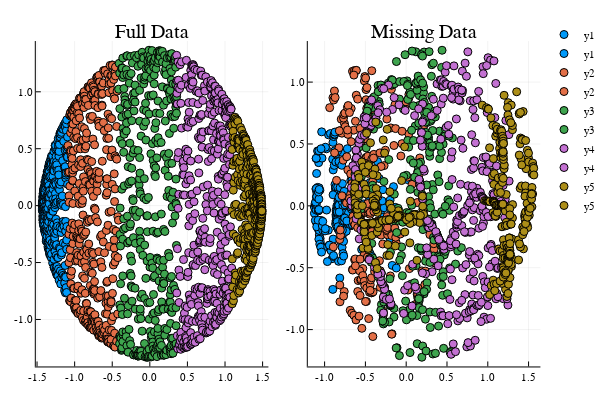

The code cell stored with this chart in its notebook:
### Markdown cell above
Now let us look at the following interactive widget to see how MR-Missing performs. To do tis pick the manifold tat we want to use. The code will then generate 2000 data points on the manfiold. It will then compute a 2 dimensional representation usiong Isomap. Then it will throw away 40% of the data then compute the 2 dimensional representation using MR-Missing.

### Code cell
using Interact, MRMissing, Plots
plotly()

@manipulate for Manifold in [5]
    n = 2000
    f = 0.4
    
    S = gendata(n,5)
    A = copy(S)
    Q = (rand(size(S)) .> f).^2

    X = Isomap(S,30,2)
    Dmin = MR_Missing(A,Q,30)
    Dmani = MRMissing.apsp(Dmin)
    Xm = mds(Dmani,2)

    
    p = sortperm(X[:,1])
    
    P3 = X[p,:]
    P2 = Xm[p,:]
    
    im1 = scatter(P3[1:400,1], P3[1:400,2])
    im1 = scatter!(P3[401:800,1], P3[401:800,2])
    im1 = scatter!(P3[801:1200,1], P3[801:1200,2])
    im1 = scatter!(P3[1201:1600,1], P3[1201:1600,2])
    im1 = scatter!(P3[1601:end,1], P3[1601:end,2], title = "Full Data")
    
    im2 = scatter(P2[1:400,1], P2[1:400,2])
    im2 = scatter!(P2[401:800,1], P2[401:800,2])
    im2 = scatter!(P2[801:1200,1], P2[801:1200,2])
    im2 = scatter!(P2[1201:1600,1], P2[1201:1600,2])
    im2 = scatter!(P2[1601:end,1], P2[1601:end,2], title = "Missing Data")
    
    p = [im1,im2]
    plot(p...,layout=2)
end

### Figure 1 — Plotly figure (JSON) as saved in the notebook; plotly's stock layout.template omitted (floating-point values rounded to 4 significant figures; data arrays with more than 128 entries replaced by an {"elided": "..."} marker saying what was removed)
{"data": [{"colorbar": {"title": ""}, "hoverinfo": "text", "legendgroup": "y1", "marker": {"color": "rgba(0, 154, 250, 1.000)", "line": {"color": "rgba(0, 0, 0, 1.000)", "width": 1}, "size": 8, "symbol": "circle"}, "mode": "markers", "name": "y1", "showlegend": true, "text": {"elided": "400 null values"}, "type": "scatter", "x": {"elided": "400 float values"}, "xaxis": "x1", "y": {"elided": "400 float values"}, "yaxis": "y1"}, {"colorbar": {"title": ""}, "hoverinfo": "text", "legendgroup": "y2", "marker": {"color": "rgba(227, 111, 71, 1.000)", "line": {"color": "rgba(0, 0, 0, 1.000)", "width": 1}, "size": 8, "symbol": "circle"}, "mode": "markers", "name": "y2", "showlegend": true, "text": {"elided": "400 null values"}, "type": "scatter", "x": {"elided": "400 float values"}, "xaxis": "x1", "y": {"elided": "400 float values"}, "yaxis": "y1"}, {"colorbar": {"title": ""}, "hoverinfo": "text", "legendgroup": "y3", "marker": {"color": "rgba(62, 164, 78, 1.000)", "line": {"color": "rgba(0, 0, 0, 1.000)", "width": 1}, "size": 8, "symbol": "circle"}, "mode": "markers", "name": "y3", "showlegend": true, "text": {"elided": "400 null values"}, "type": "scatter", "x": {"elided": "400 float values"}, "xaxis": "x1", "y": {"elided": "400 float values"}, "yaxis": "y1"}, {"colorbar": {"title": ""}, "hoverinfo": "text", "legendgroup": "y4", "marker": {"color": "rgba(195, 113, 210, 1.000)", "line": {"color": "rgba(0, 0, 0, 1.000)", "width": 1}, "size": 8, "symbol": "circle"}, "mode": "markers", "name": "y4", "showlegend": true, "text": {"elided": "400 null values"}, "type": "scatter", "x": {"elided": "400 float values"}, "xaxis": "x1", "y": {"elided": "400 float values"}, "yaxis": "y1"}, {"colorbar": {"title": ""}, "hoverinfo": "text", "legendgroup": "y5", "marker": {"color": "rgba(172, 142, 24, 1.000)", "line": {"color": "rgba(0, 0, 0, 1.000)", "width": 1}, "size": 8, "symbol": "circle"}, "mode": "markers", "name": "y5", "showlegend": true, "text": {"elided": "400 null values"}, "type": "scatter", "x": {"elided": "400 float values"}, "xaxis": "x1", "y": {"elided": "400 float values"}, "yaxis": "y1"}, {"colorbar": {"title": ""}, "hoverinfo": "text", "legendgroup": "y1", "marker": {"color": "rgba(0, 154, 250, 1.000)", "line": {"color": "rgba(0, 0, 0, 1.000)", "width": 1}, "size": 8, "symbol": "circle"}, "mode": "markers", "name": "y1", "showlegend": true, "text": {"elided": "400 null values"}, "type": "scatter", "x": {"elided": "400 float values"}, "xaxis": "x2", "y": {"elided": "400 float values"}, "yaxis": "y2"}, {"colorbar": {"title": ""}, "hoverinfo": "text", "legendgroup": "y2", "marker": {"color": "rgba(227, 111, 71, 1.000)", "line": {"color": "rgba(0, 0, 0, 1.000)", "width": 1}, "size": 8, "symbol": "circle"}, "mode": "markers", "name": "y2", "showlegend": true, "text": {"elided": "400 null values"}, "type": "scatter", "x": {"elided": "400 float values"}, "xaxis": "x2", "y": {"elided": "400 float values"}, "yaxis": "y2"}, {"colorbar": {"title": ""}, "hoverinfo": "text", "legendgroup": "y3", "marker": {"color": "rgba(62, 164, 78, 1.000)", "line": {"color": "rgba(0, 0, 0, 1.000)", "width": 1}, "size": 8, "symbol": "circle"}, "mode": "markers", "name": "y3", "showlegend": true, "text": {"elided": "400 null values"}, "type": "scatter", "x": {"elided": "400 float values"}, "xaxis": "x2", "y": {"elided": "400 float values"}, "yaxis": "y2"}, {"colorbar": {"title": ""}, "hoverinfo": "text", "legendgroup": "y4", "marker": {"color": "rgba(195, 113, 210, 1.000)", "line": {"color": "rgba(0, 0, 0, 1.000)", "width": 1}, "size": 8, "symbol": "circle"}, "mode": "markers", "name": "y4", "showlegend": true, "text": {"elided": "400 null values"}, "type": "scatter", "x": {"elided": "400 float values"}, "xaxis": "x2", "y": {"elided": "400 float values"}, "yaxis": "y2"}, {"colorbar": {"title": ""}, "hoverinfo": "text", "legendgroup": "y5", "marker": {"color": "rgba(172, 142, 24, 1.000)", "line": {"color": "rgba(0, 0, 0, 1.000)", "width": 1}, "size": 8, "symbol": "circle"}, "mode": "markers", "name": "y5", "showlegend": true, "text": {"elided": "400 null values"}, "type": "scatter", "x": {"elided": "400 float values"}, "xaxis": "x2", "y": {"elided": "400 float values"}, "yaxis": "y2"}], "layout": {"annotations": [{"font": {"color": "rgba(0, 0, 0, 1.000)", "family": "sans-serif", "size": 20}, "rotation": 0, "showarrow": false, "text": "Full Data", "x": 0.2796, "xanchor": "center", "xref": "paper", "y": 1, "yanchor": "top", "yref": "paper"}, {"font": {"color": "rgba(0, 0, 0, 1.000)", "family": "sans-serif", "size": 20}, "rotation": 0, "showarrow": false, "text": "Missing Data", "x": 0.7796, "xanchor": "center", "xref": "paper", "y": 1, "yanchor": "top", "yref": "paper"}], "height": 400, "legend": {"bgcolor": "rgba(255, 255, 255, 1.000)", "bordercolor": "rgba(0, 0, 0, 1.000)", "font": {"color": "rgba(0, 0, 0, 1.000)", "family": "sans-serif", "size": 11}, "tracegroupgap": 0, "x": 1, "y": 1}, "margin": {"b": 20, "l": 0, "r": 0, "t": 20}, "paper_bgcolor": "rgba(255, 255, 255, 1.000)", "plot_bgcolor": "rgba(255, 255, 255, 1.000)", "showlegend": true, "width": 600, "xaxis1": {"anchor": "y1", "domain": [0.06582, 0.4934], "gridcolor": "rgba(0, 0, 0, 0.100)", "gridwidth": 0.5, "linecolor": "rgba(0, 0, 0, 1.000)", "mirror": false, "range": [-1.517, 1.577], "showgrid": true, "showline": true, "showticklabels": true, "tickangle": 0, "tickcolor": "rgb(0, 0, 0)", "tickfont": {"color": "rgba(0, 0, 0, 1.000)", "family": "sans-serif", "size": 11}, "tickmode": "array", "ticks": "inside", "ticktext": ["-1.5", "-1.0", "-0.5", "0.0", "0.5", "1.0", "1.5"], "tickvals": [-1.5, -1, -0.5, 0, 0.5, 1, 1.5], "title": "", "titlefont": {"color": "rgba(0, 0, 0, 1.000)", "family": "sans-serif", "size": 15}, "type": "-", "visible": true, "zeroline": false, "zerolinecolor": "rgba(0, 0, 0, 1.000)"}, "xaxis2": {"anchor": "y2", "domain": [0.5658, 0.9934], "gridcolor": "rgba(0, 0, 0, 0.100)", "gridwidth": 0.5, "linecolor": "rgba(0, 0, 0, 1.000)", "mirror": false, "range": [-1.206, 1.645], "showgrid": true, "showline": true, "showticklabels": true, "tickangle": 0, "tickcolor": "rgb(0, 0, 0)", "tickfont": {"color": "rgba(0, 0, 0, 1.000)", "family": "sans-serif", "size": 11}, "tickmode": "array", "ticks": "inside", "ticktext": ["-1.0", "-0.5", "0.0", "0.5", "1.0", "1.5"], "tickvals": [-1, -0.5, 0, 0.5, 1, 1.5], "title": "", "titlefont": {"color": "rgba(0, 0, 0, 1.000)", "family": "sans-serif", "size": 15}, "type": "-", "visible": true, "zeroline": false, "zerolinecolor": "rgba(0, 0, 0, 1.000)"}, "yaxis1": {"anchor": "x1", "domain": [0.03762, 0.9415], "gridcolor": "rgba(0, 0, 0, 0.100)", "gridwidth": 0.5, "linecolor": "rgba(0, 0, 0, 1.000)", "mirror": false, "range": [-1.413, 1.446], "showgrid": true, "showline": true, "showticklabels": true, "tickangle": 0, "tickcolor": "rgb(0, 0, 0)", "tickfont": {"color": "rgba(0, 0, 0, 1.000)", "family": "sans-serif", "size": 11}, "tickmode": "array", "ticks": "inside", "ticktext": ["-1.0", "-0.5", "0.0", "0.5", "1.0"], "tickvals": [-1, -0.5, 0, 0.5, 1], "title": "", "titlefont": {"color": "rgba(0, 0, 0, 1.000)", "family": "sans-serif", "size": 15}, "type": "-", "visible": true, "zeroline": false, "zerolinecolor": "rgba(0, 0, 0, 1.000)"}, "yaxis2": {"anchor": "x2", "domain": [0.03762, 0.9415], "gridcolor": "rgba(0, 0, 0, 0.100)", "gridwidth": 0.5, "linecolor": "rgba(0, 0, 0, 1.000)", "mirror": false, "range": [-1.298, 1.332], "showgrid": true, "showline": true, "showticklabels": true, "tickangle": 0, "tickcolor": "rgb(0, 0, 0)", "tickfont": {"color": "rgba(0, 0, 0, 1.000)", "family": "sans-serif", "size": 11}, "tickmode": "array", "ticks": "inside", "ticktext": ["-1.0", "-0.5", "0.0", "0.5", "1.0"], "tickvals": [-1, -0.5, 0, 0.5, 1], "title": "", "titlefont": {"color": "rgba(0, 0, 0, 1.000)", "family": "sans-serif", "size": 15}, "type": "-", "visible": true, "zeroline": false, "zerolinecolor": "rgba(0, 0, 0, 1.000)"}}}
